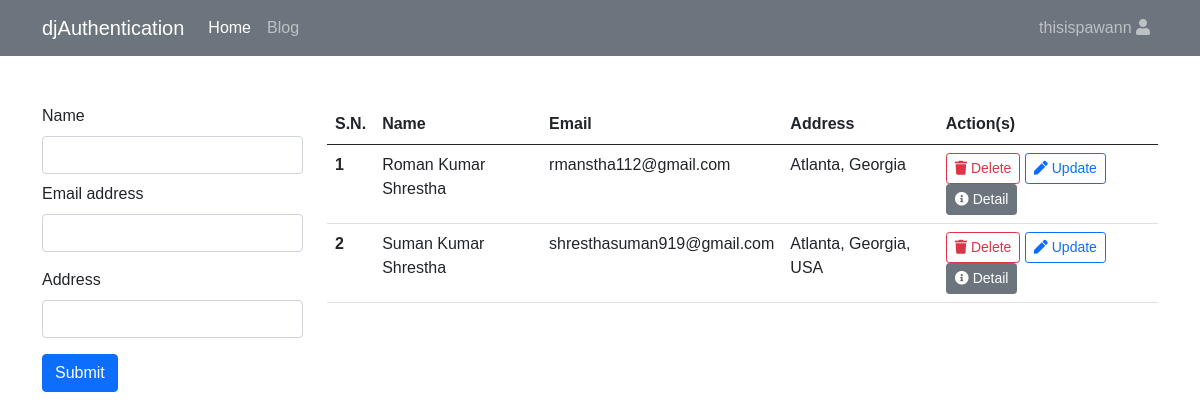
The app's page /home/ (signed in) with its own data.
### crud/models.py (models this page shows)
class Student(models.Model):
    name= models.CharField(max_length=50)
    email=models.EmailField()
    address=models.CharField(max_length=50)

### crud/views.py (the view)
# urls.py: 2. Add a URL to urlpatterns:  path('', views.home, name='home')
@login_required
def home(request):
    student = Student.objects.all()
    context = {
        'Student' : student
    }
    return render(request, "home.html", context)

### templates/home.html (shortened to what this page needs)
{% extends 'base.html' %} {% block body %}
<nav class="navbar navbar-expand-lg navbar-dark bg-secondary">
  <div class="container">
    <a href="{% url 'index' %}" class="navbar-brand">djAuthentication</a>
    <div class="collapse navbar-collapse" id="navbarSupportedContent">
      <ul class="navbar-nav me-auto mb-2 mb-lg-0">
        <li class="nav-item">
          <a class="nav-link active" aria-current="page" href="#">Home</a>
        </li>
        <li class="nav-item">
          <a class="nav-link" href="#">Blog</a>
        </li>
      </ul>
      <ul class="navbar-nav">
        <li class="nav-item dropdown">
          <a
            class="nav-link dropdown-toggle"
            role="button"
            data-bs-toggle="dropdown"
            aria-expanded="false"
          >
            <div class="white-color hover-orange size-24px">
              <span>{{ user }}</span>
              <i class="fa fa-user"></i>
            </div>
          </a>
        </li>
      </ul>
    </div>
  </div>
</nav>
<div class="container mt-5">
  <div class="row">
    <div class="col-3">
      <form method="post" action="{% url 'create' %}">
        <div class="mb-2">
          <label for="exampleInputPassword1" class="form-label">Name</label>
          <input
            type="text"
            class="form-control"
            id="exampleInputPassword1"
            name="name"
            required
          />
        </div>
        <div class="mb-3">
          <label for="exampleInputEmail1" class="form-label">Email address</label>
          <input
            type="email"
            class="form-control"
            id="exampleInputEmail1"
            aria-describedby="emailHelp"
            name="email"
            required
          />
        </div>
        <div class="mb-3">
          <label for="exampleInputPassword1" class="form-label">Address</label>
          <input
            type="text"
            class="form-control"
            name="address"
            required
          />
        </div>
        <button type="submit" class="btn btn-primary">Submit</button>
      </form>
    </div>
    <div class="col-9">
      <table class="table table-hover">
        <thead>
          <tr>
            <th scope="col">S.N.</th>
            <th scope="col">Name</th>
            <th scope="col">Email</th>
            <th scope="col">Address</th>
            <th>Action(s)</th>
          </tr>
        </thead>
        <tbody>
          {% for std in Student %}
          <tr>
            <th scope="row">{{forloop.counter}}</th>
            <td>{{std.name}}</td>
            <td>{{std.email}}</td>
            <td>{{std.address}}</td>
            <td>
              <a href="{% url 'delete' std.pk %}" class="btn btn-outline-danger btn-sm">
                <i class="fa fa-trash"></i> Delete</a>
              <a href="{% url 'update' std.pk %}" class="btn btn-outline-primary btn-sm"
                ><i class="fa fa-pen"></i> Update</a>
              <a href="{% url 'detail' std.pk %}" class="btn btn-secondary btn-sm"><i class="fa fa-info-circle"></i> Detail</a>
            </td>
          </tr>
          {% endfor %}
        </tbody>
      </table>
      </div>
  </div>
</div>
{% endblock %}

### templates/base.html (style rules this page uses)
* { margin: 0; padding: 0; box-sizing: border-box; font-family: "Raleway", sans-serif; }

### templates/home.html (style rules this page uses)
.dropdown-toggle::after { content: none; }

### records on screen
Student: name "Roman Kumar Shrestha", email "rmanstha112@gmail.com", address "Atlanta, Georgia"
Student: name "Suman Kumar Shrestha", email "shresthasuman919@gmail.com", address "Atlanta, Georgia, USA"

### other values on screen
{{ user }} "thisispawann"
